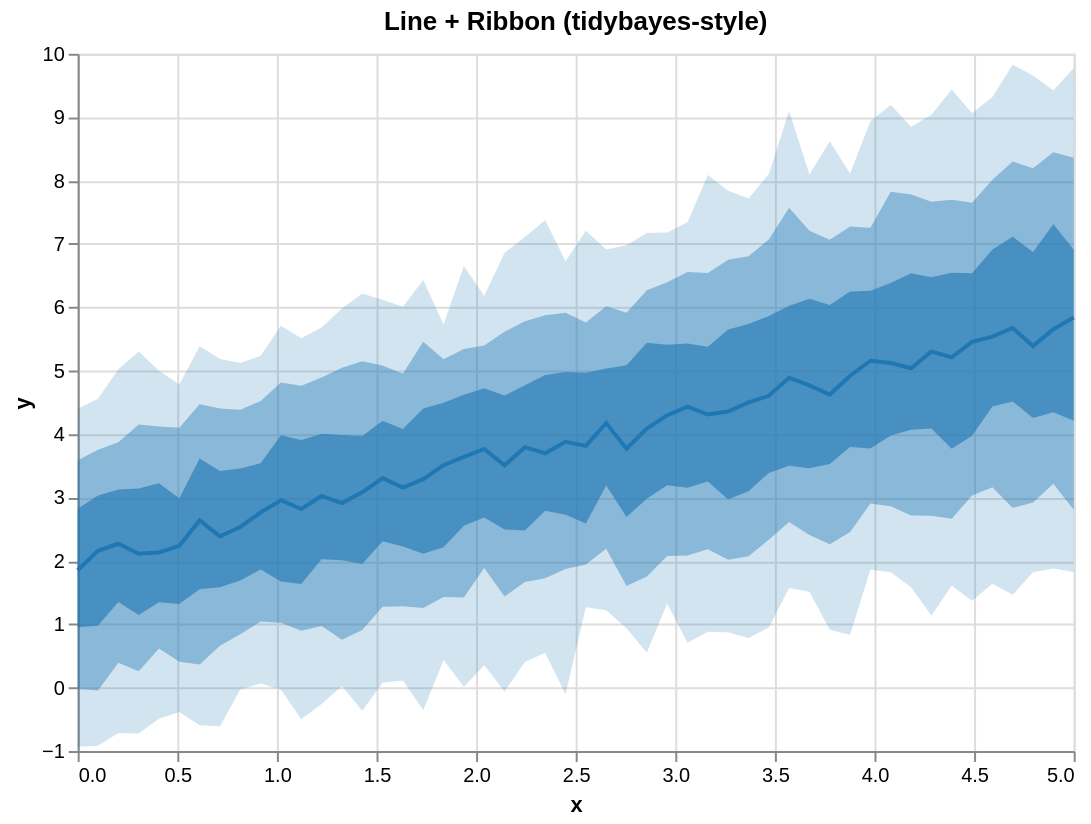

The Vega-Lite source for this figure:
### Vega-Lite specification from a JSON file in a GitHub repository (floating-point values rounded to 4 significant figures)
{"$schema": "https://vega.github.io/schema/vega-lite/v5.json", "height": 350, "layer": [{"encoding": {"x": {"field": "x", "type": "quantitative"}, "y2": {"field": "hi_0_95_"}, "y": {"field": "lo_0_95_", "title": "y", "type": "quantitative"}}, "mark": {"line": false, "fill": "#1f77b4", "type": "area", "opacity": 0.2}}, {"encoding": {"x": {"field": "x", "type": "quantitative"}, "y2": {"field": "hi_0_8_"}, "y": {"field": "lo_0_8_", "title": "y", "type": "quantitative"}}, "mark": {"line": false, "fill": "#1f77b4", "type": "area", "opacity": 0.4}}, {"encoding": {"x": {"field": "x", "type": "quantitative"}, "y2": {"field": "hi_0_5_"}, "y": {"field": "lo_0_5_", "title": "y", "type": "quantitative"}}, "mark": {"line": false, "fill": "#1f77b4", "type": "area", "opacity": 0.6}}, {"encoding": {"x": {"field": "x", "type": "quantitative"}, "y": {"field": "__median__", "type": "quantitative"}}, "mark": {"color": "#1f77b4", "strokeWidth": 2, "type": "line"}}], "data": {"values": [{"lo_0_8_": -0.02162, "lo_0_95_": -0.9315, "hi_0_8_": 3.586, "x": 0.0, "__median__": 1.852, "hi_0_5_": 2.823, "hi_0_95_": 4.398, "lo_0_5_": 0.9537}, {"lo_0_8_": -0.04406, "lo_0_95_": -0.9166, "hi_0_8_": 3.752, "x": 0.102, "__median__": 2.159, "hi_0_5_": 3.032, "hi_0_95_": 4.556, "lo_0_5_": 0.9772}, {"lo_0_8_": 0.3903, "lo_0_95_": -0.7154, "hi_0_8_": 3.872, "x": 0.2041, "__median__": 2.269, "hi_0_5_": 3.126, "hi_0_95_": 5.024, "lo_0_5_": 1.351}, {"lo_0_8_": 0.2591, "lo_0_95_": -0.7228, "hi_0_8_": 4.151, "x": 0.3061, "__median__": 2.112, "hi_0_5_": 3.142, "hi_0_95_": 5.303, "lo_0_5_": 1.146}, {"lo_0_8_": 0.6188, "lo_0_95_": -0.4899, "hi_0_8_": 4.118, "x": 0.4082, "__median__": 2.132, "hi_0_5_": 3.226, "hi_0_95_": 4.998, "lo_0_5_": 1.345}, {"lo_0_8_": 0.4071, "lo_0_95_": -0.3848, "hi_0_8_": 4.1, "x": 0.5102, "__median__": 2.237, "hi_0_5_": 2.988, "hi_0_95_": 4.784, "lo_0_5_": 1.321}, {"lo_0_8_": 0.3635, "lo_0_95_": -0.5945, "hi_0_8_": 4.47, "x": 0.6122, "__median__": 2.638, "hi_0_5_": 3.616, "hi_0_95_": 5.386, "lo_0_5_": 1.552}, {"lo_0_8_": 0.6607, "lo_0_95_": -0.6095, "hi_0_8_": 4.405, "x": 0.7143, "__median__": 2.385, "hi_0_5_": 3.419, "hi_0_95_": 5.183, "lo_0_5_": 1.584}, {"lo_0_8_": 0.8412, "lo_0_95_": -0.02861, "hi_0_8_": 4.382, "x": 0.8163, "__median__": 2.534, "hi_0_5_": 3.459, "hi_0_95_": 5.122, "lo_0_5_": 1.691}, {"lo_0_8_": 1.041, "lo_0_95_": 0.06658, "hi_0_8_": 4.52, "x": 0.9184, "__median__": 2.763, "hi_0_5_": 3.539, "hi_0_95_": 5.236, "lo_0_5_": 1.865}, {"lo_0_8_": 1.024, "lo_0_95_": -0.03568, "hi_0_8_": 4.812, "x": 1.02, "__median__": 2.957, "hi_0_5_": 3.98, "hi_0_95_": 5.709, "lo_0_5_": 1.675}, {"lo_0_8_": 0.8988, "lo_0_95_": -0.4988, "hi_0_8_": 4.761, "x": 1.122, "__median__": 2.818, "hi_0_5_": 3.906, "hi_0_95_": 5.513, "lo_0_5_": 1.636}, {"lo_0_8_": 0.9704, "lo_0_95_": -0.2597, "hi_0_8_": 4.891, "x": 1.224, "__median__": 3.022, "hi_0_5_": 4.006, "hi_0_95_": 5.68, "lo_0_5_": 2.025}, {"lo_0_8_": 0.753, "lo_0_95_": 0.02382, "hi_0_8_": 5.048, "x": 1.327, "__median__": 2.911, "hi_0_5_": 3.987, "hi_0_95_": 5.981, "lo_0_5_": 2.008}, {"lo_0_8_": 0.9091, "lo_0_95_": -0.3632, "hi_0_8_": 5.147, "x": 1.429, "__median__": 3.08, "hi_0_5_": 3.969, "hi_0_95_": 6.219, "lo_0_5_": 1.95}, {"lo_0_8_": 1.275, "lo_0_95_": 0.07471, "hi_0_8_": 5.082, "x": 1.531, "__median__": 3.306, "hi_0_5_": 4.209, "hi_0_95_": 6.119, "lo_0_5_": 2.307}, {"lo_0_8_": 1.283, "lo_0_95_": 0.1134, "hi_0_8_": 4.954, "x": 1.633, "__median__": 3.155, "hi_0_5_": 4.079, "hi_0_95_": 6.01, "lo_0_5_": 2.226}, {"lo_0_8_": 1.257, "lo_0_95_": -0.3581, "hi_0_8_": 5.457, "x": 1.735, "__median__": 3.289, "hi_0_5_": 4.405, "hi_0_95_": 6.43, "lo_0_5_": 2.111}, {"lo_0_8_": 1.429, "lo_0_95_": 0.4338, "hi_0_8_": 5.179, "x": 1.837, "__median__": 3.509, "hi_0_5_": 4.494, "hi_0_95_": 5.728, "lo_0_5_": 2.215}, {"lo_0_8_": 1.421, "lo_0_95_": 0.01252, "hi_0_8_": 5.342, "x": 1.939, "__median__": 3.641, "hi_0_5_": 4.619, "hi_0_95_": 6.652, "lo_0_5_": 2.552}, {"lo_0_8_": 1.888, "lo_0_95_": 0.3522, "hi_0_8_": 5.399, "x": 2.041, "__median__": 3.766, "hi_0_5_": 4.724, "hi_0_95_": 6.178, "lo_0_5_": 2.682}, {"lo_0_8_": 1.436, "lo_0_95_": -0.05994, "hi_0_8_": 5.616, "x": 2.143, "__median__": 3.508, "hi_0_5_": 4.61, "hi_0_95_": 6.861, "lo_0_5_": 2.494}, {"lo_0_8_": 1.665, "lo_0_95_": 0.4044, "hi_0_8_": 5.78, "x": 2.245, "__median__": 3.793, "hi_0_5_": 4.77, "hi_0_95_": 7.109, "lo_0_5_": 2.48}, {"lo_0_8_": 1.726, "lo_0_95_": 0.5495, "hi_0_8_": 5.874, "x": 2.347, "__median__": 3.697, "hi_0_5_": 4.932, "hi_0_95_": 7.374, "lo_0_5_": 2.79}, {"lo_0_8_": 1.869, "lo_0_95_": -0.1067, "hi_0_8_": 5.916, "x": 2.449, "__median__": 3.878, "hi_0_5_": 4.981, "hi_0_95_": 6.727, "lo_0_5_": 2.726}, {"lo_0_8_": 1.943, "lo_0_95_": 1.268, "hi_0_8_": 5.761, "x": 2.551, "__median__": 3.814, "hi_0_5_": 4.967, "hi_0_95_": 7.209, "lo_0_5_": 2.588}, {"lo_0_8_": 2.192, "lo_0_95_": 1.221, "hi_0_8_": 6.016, "x": 2.653, "__median__": 4.174, "hi_0_5_": 5.034, "hi_0_95_": 6.911, "lo_0_5_": 3.19}, {"lo_0_8_": 1.602, "lo_0_95_": 0.9355, "hi_0_8_": 5.914, "x": 2.755, "__median__": 3.769, "hi_0_5_": 5.085, "hi_0_95_": 6.981, "lo_0_5_": 2.69}, {"lo_0_8_": 1.754, "lo_0_95_": 0.5538, "hi_0_8_": 6.27, "x": 2.857, "__median__": 4.086, "hi_0_5_": 5.441, "hi_0_95_": 7.172, "lo_0_5_": 2.98}, {"lo_0_8_": 2.075, "lo_0_95_": 1.328, "hi_0_8_": 6.396, "x": 2.959, "__median__": 4.296, "hi_0_5_": 5.409, "hi_0_95_": 7.179, "lo_0_5_": 3.192}, {"lo_0_8_": 2.083, "lo_0_95_": 0.7086, "hi_0_8_": 6.558, "x": 3.061, "__median__": 4.431, "hi_0_5_": 5.43, "hi_0_95_": 7.342, "lo_0_5_": 3.152}, {"lo_0_8_": 2.182, "lo_0_95_": 0.8801, "hi_0_8_": 6.543, "x": 3.163, "__median__": 4.308, "hi_0_5_": 5.379, "hi_0_95_": 8.086, "lo_0_5_": 3.253}, {"lo_0_8_": 2.017, "lo_0_95_": 0.8721, "hi_0_8_": 6.749, "x": 3.265, "__median__": 4.357, "hi_0_5_": 5.649, "hi_0_95_": 7.84, "lo_0_5_": 2.967}, {"lo_0_8_": 2.072, "lo_0_95_": 0.7845, "hi_0_8_": 6.808, "x": 3.367, "__median__": 4.501, "hi_0_5_": 5.735, "hi_0_95_": 7.715, "lo_0_5_": 3.098}, {"lo_0_8_": 2.332, "lo_0_95_": 0.9479, "hi_0_8_": 7.068, "x": 3.469, "__median__": 4.604, "hi_0_5_": 5.865, "hi_0_95_": 8.103, "lo_0_5_": 3.387}, {"lo_0_8_": 2.612, "lo_0_95_": 1.571, "hi_0_8_": 7.572, "x": 3.571, "__median__": 4.889, "hi_0_5_": 6.026, "hi_0_95_": 9.098, "lo_0_5_": 3.499}, {"lo_0_8_": 2.406, "lo_0_95_": 1.513, "hi_0_8_": 7.207, "x": 3.673, "__median__": 4.767, "hi_0_5_": 6.137, "hi_0_95_": 8.095, "lo_0_5_": 3.462}, {"lo_0_8_": 2.261, "lo_0_95_": 0.9126, "hi_0_8_": 7.068, "x": 3.776, "__median__": 4.624, "hi_0_5_": 6.035, "hi_0_95_": 8.621, "lo_0_5_": 3.528}, {"lo_0_8_": 2.454, "lo_0_95_": 0.8331, "hi_0_8_": 7.276, "x": 3.878, "__median__": 4.921, "hi_0_5_": 6.25, "hi_0_95_": 8.11, "lo_0_5_": 3.796}, {"lo_0_8_": 2.906, "lo_0_95_": 1.864, "hi_0_8_": 7.254, "x": 3.98, "__median__": 5.157, "hi_0_5_": 6.263, "hi_0_95_": 8.936, "lo_0_5_": 3.772}, {"lo_0_8_": 2.862, "lo_0_95_": 1.821, "hi_0_8_": 7.824, "x": 4.082, "__median__": 5.121, "hi_0_5_": 6.385, "hi_0_95_": 9.191, "lo_0_5_": 3.978}, {"lo_0_8_": 2.715, "lo_0_95_": 1.583, "hi_0_8_": 7.778, "x": 4.184, "__median__": 5.038, "hi_0_5_": 6.539, "hi_0_95_": 8.85, "lo_0_5_": 4.069}, {"lo_0_8_": 2.713, "lo_0_95_": 1.138, "hi_0_8_": 7.665, "x": 4.286, "__median__": 5.302, "hi_0_5_": 6.473, "hi_0_95_": 9.038, "lo_0_5_": 4.087}, {"lo_0_8_": 2.664, "lo_0_95_": 1.607, "hi_0_8_": 7.698, "x": 4.388, "__median__": 5.211, "hi_0_5_": 6.543, "hi_0_95_": 9.438, "lo_0_5_": 3.77}, {"lo_0_8_": 3.031, "lo_0_95_": 1.37, "hi_0_8_": 7.65, "x": 4.49, "__median__": 5.454, "hi_0_5_": 6.536, "hi_0_95_": 9.062, "lo_0_5_": 3.975}, {"lo_0_8_": 3.162, "lo_0_95_": 1.637, "hi_0_8_": 8.013, "x": 4.592, "__median__": 5.538, "hi_0_5_": 6.914, "hi_0_95_": 9.32, "lo_0_5_": 4.434}, {"lo_0_8_": 2.833, "lo_0_95_": 1.463, "hi_0_8_": 8.302, "x": 4.694, "__median__": 5.674, "hi_0_5_": 7.114, "hi_0_95_": 9.827, "lo_0_5_": 4.514}, {"lo_0_8_": 2.919, "lo_0_95_": 1.822, "hi_0_8_": 8.193, "x": 4.796, "__median__": 5.389, "hi_0_5_": 6.873, "hi_0_95_": 9.658, "lo_0_5_": 4.255}, {"lo_0_8_": 3.216, "lo_0_95_": 1.877, "hi_0_8_": 8.445, "x": 4.898, "__median__": 5.655, "hi_0_5_": 7.314, "hi_0_95_": 9.42, "lo_0_5_": 4.344}, {"lo_0_8_": 2.806, "lo_0_95_": 1.823, "hi_0_8_": 8.361, "x": 5.0, "__median__": 5.838, "hi_0_5_": 6.907, "hi_0_95_": 9.774, "lo_0_5_": 4.212}]}, "title": "Line + Ribbon (tidybayes-style)", "width": 500}
